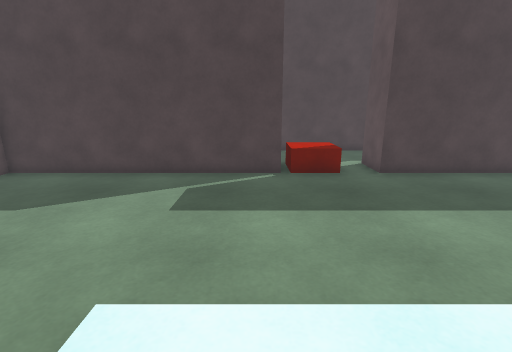
[1] (above)

19 first-person views from a walk through a 3-D level made in the Unity game engine. The camera is 1.2 m above the floor, tilts 14° down and sees 85° across. The floor is counted in squares, 0.5 m on a side. Each view is taken from the middle of a square. On the plan, view 1 faces up. The plan holds only what a view shows up to about 18 squares ahead; the rest is blank. The place goes on beyond the plan. The player character is not drawn. Surface patterns are stand-ins for the level's own textures.

[2]
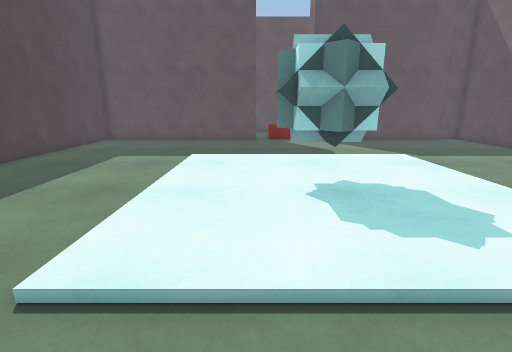

[3]
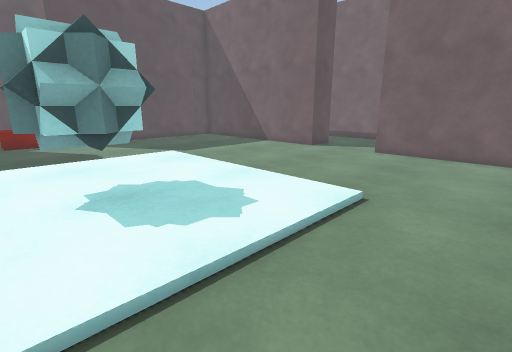

[4]
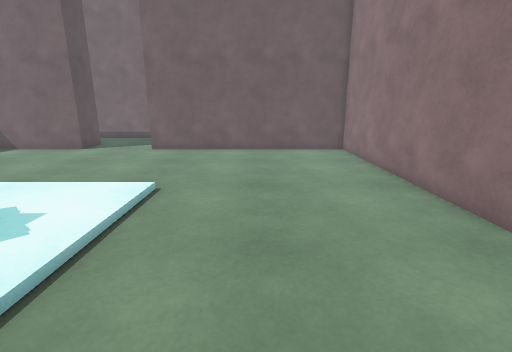

[5]
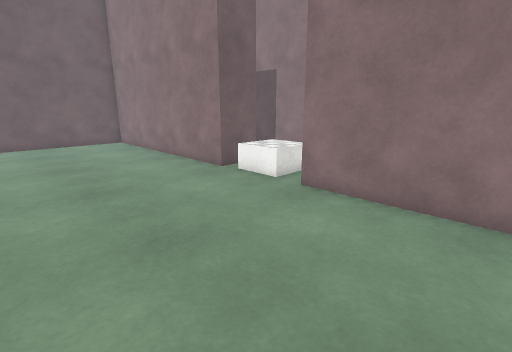

[6]
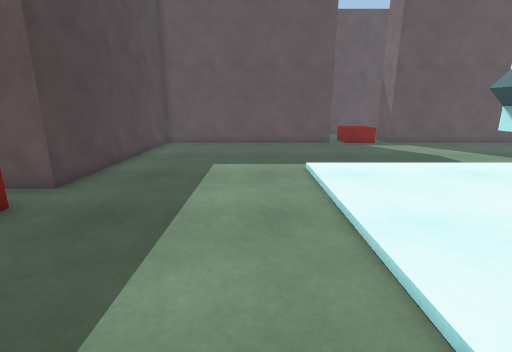

[7]
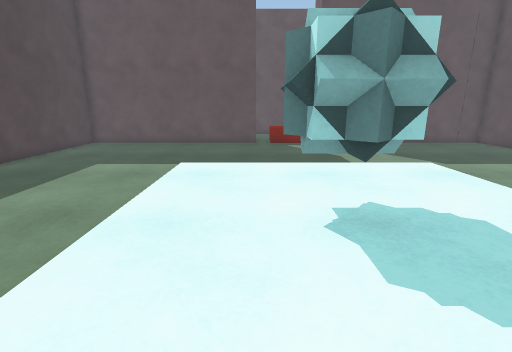

[8]
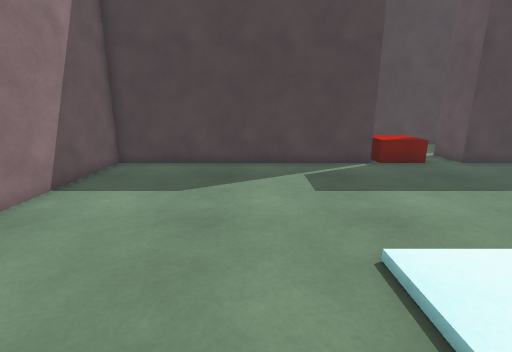

[9]
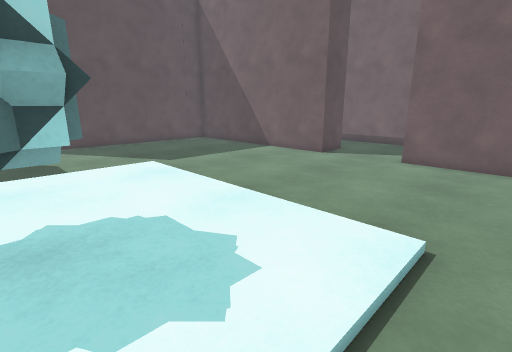

[10]
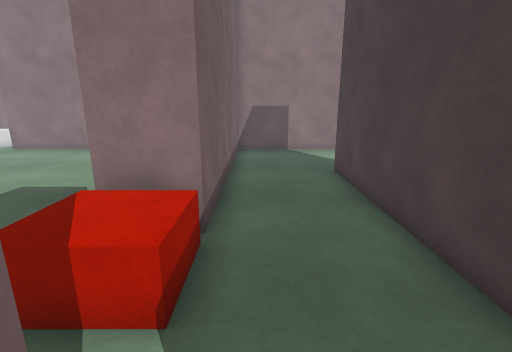

[11]
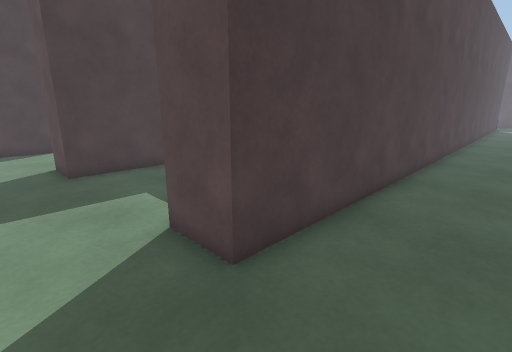

[12]
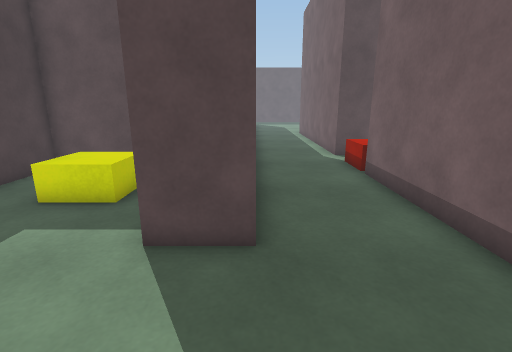

[13]
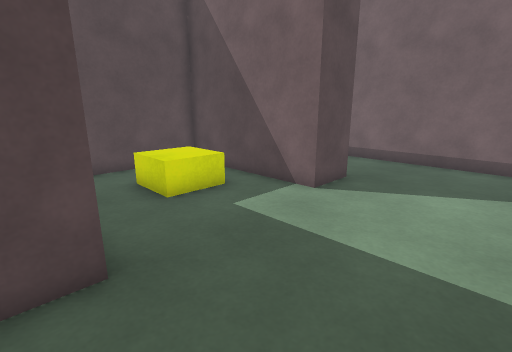

[14]
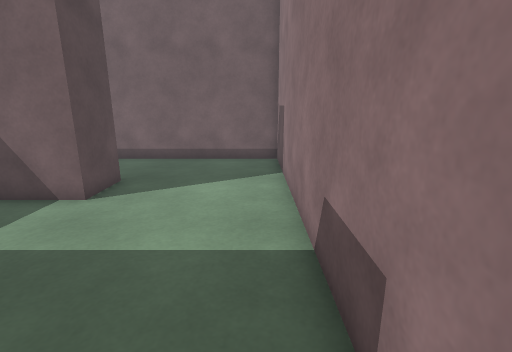

[15]
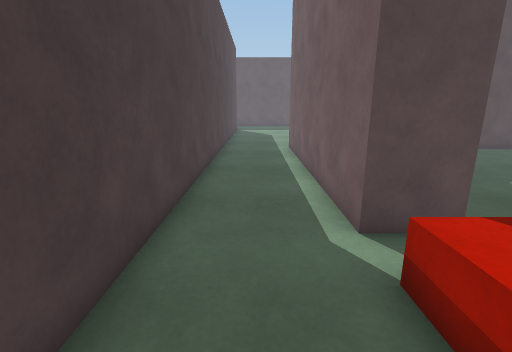

[16]
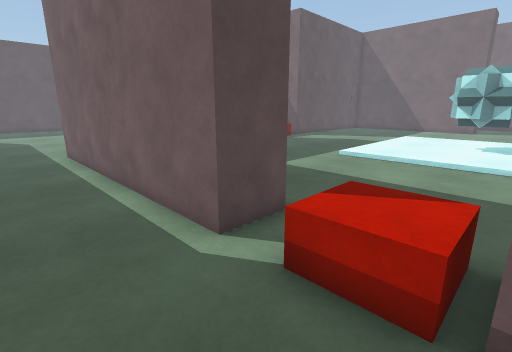

[17]
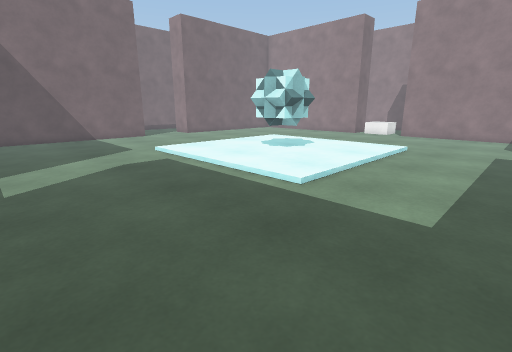

[18]
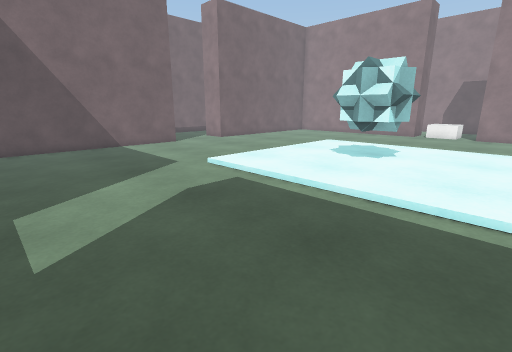

[19]
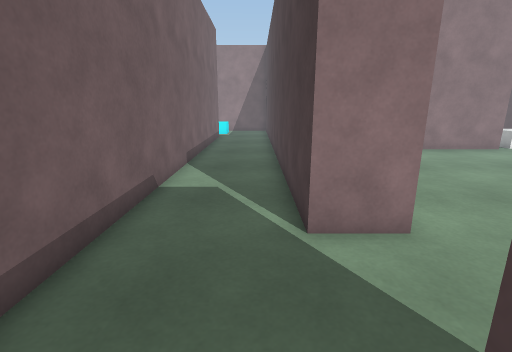

### Floor plan
Points are (right, up) in squares from view 1. A wall is a line through its corners. A room is listed if a view was taken in it or the views show most of it. See-through windows are left out.
Room 1 (views 1, 2, 3, 4, 5, 6, 7, 8, 9, 17, 18, 19)
walls: (5, -17.1) (5, -15) (15.5, -15); (-10.5, -4) (-10, -4) (-10, -15) (1, -15) (1, -17) (-10.5, -17); (1, 13) (1, 11) (-10, 11) (-10, 0); (15.5, 11) (5, 11) (5, 13); (-10.5, -21) (4.5, -21)
ways out: opening at (3, 14) to room 2
objects: other object (-10, -2); other object (2, -3) to (4, -1); other object (2, 11) to (3, 13)
Room 2 (views 10, 11, 12, 13, 14, 15, 16)
walls: (5, 13) (15.5, 13); (-10, 25.1) (-10, 13) (1, 13); (15.5, 17) (-4.5, 17) (-4.5, 19) (2, 19) (2, 25) (-5, 25) (-5, 26.5)
ways out: opening at (3, 14) to room 1
objects: yellow cube (-2, 21) to (0, 22)

Positions as (right, up) in squares from view 1, and headings:
1: (0, 0), facing up
2: (-5, 0), facing right
3: (-5, 0), facing down-right
4: (-5, 1), facing down
5: (-3, 5), facing down-left
6: (-3, 5), facing right
7: (-3, 0), facing right
8: (-4, -1), facing up
9: (-3, -2), facing down-right
10: (6, 14), facing left
11: (-7, 14), facing up-right
12: (-9, 17), facing right
13: (-9, 26), facing down-right
14: (-9, 26), facing down
15: (0, 15), facing right
16: (1, 16), facing down-right
17: (15, 8), facing down-left
18: (15, 3), facing down-left
19: (6, -18), facing left
